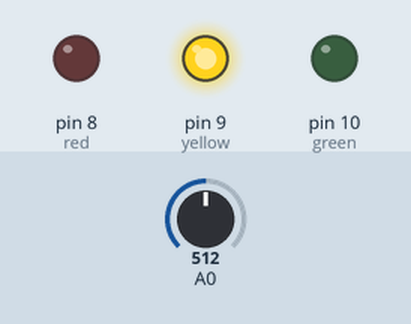
Simulated run of this program. Board: Arduino Uno, built with avr-gcc and run on an emulated ATmega328P. Shown: output pins drawn as LEDs (lit = HIGH). The test bench sets the inputs (shaded band); at power-on: A0 = 512.

Above: at 1.2 s.
1.3 s: A0 set to 315
2.8 s: A0 set to 301
At 3.5 s:
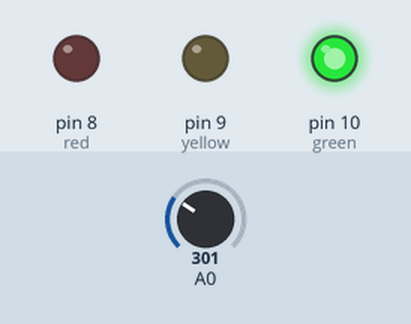
4.3 s: A0 set to 900
At 4.6 s:
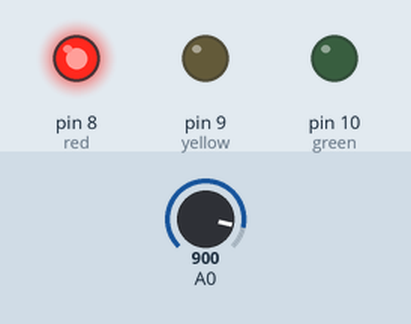
5.8 s: A0 set to 828
7.3 s: A0 set to 804
At 8.1 s:
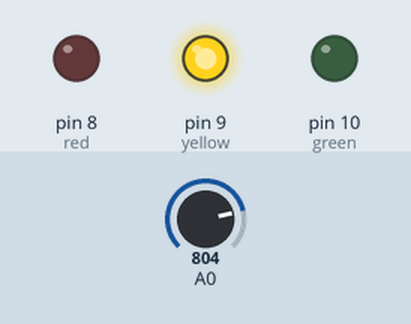
8.8 s: A0 set to 1023
At 9.3 s:
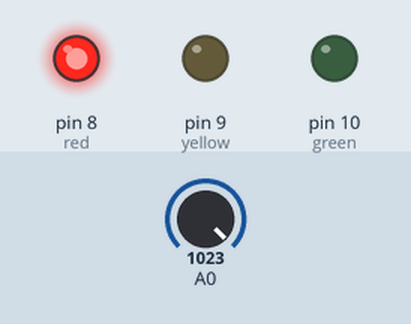
Timing chart, 0 to 11.3 s (numbered marks = the images above; inputs shaded):
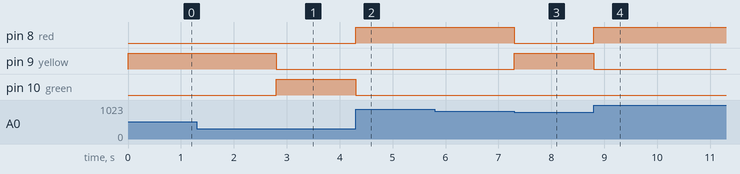

Measured:
- the behaviour switches between 308 and 307 on A0 (found by bisection; images 0 and 1)
- the behaviour switches between 820 and 819 on A0 (found by bisection; images 2 and 3)
- after the input at 1.3 s, every drawn part: stays the same
- after the input at 2.8 s, pin 9 (yellow): HIGH → LOW at once; pin 10 (green): LOW → HIGH at once
- after the input at 4.3 s, pin 8 (red): LOW → HIGH at once; pin 10 (green): HIGH → LOW at once
- after the input at 5.8 s, every drawn part: stays the same
- after the input at 7.3 s, pin 8 (red): HIGH → LOW at once; pin 9 (yellow): LOW → HIGH at once
- after the input at 8.8 s, pin 8 (red): LOW → HIGH at once; pin 9 (yellow): HIGH → LOW at once

The program:

main.cpp
```cpp
#include <Arduino.h>

int green = 10;
int yellow = 9;
int red = 8;
float v_r;
float v1 = (1024. / 5.)*1.5;
float v2 = (1024. / 5.)*4;

void setup() {
  // put your setup code here, to run once:
  Serial.begin(115200);
  pinMode(A0, INPUT);
  pinMode(green, OUTPUT);
  pinMode(yellow, OUTPUT);
  pinMode(red, OUTPUT);
}

void loop() {
  // put your main code here, to run repeatedly:
  v_r = analogRead(A0);

  if(v_r < v1)
  {
    digitalWrite(green, HIGH);
    digitalWrite(yellow, LOW);
    digitalWrite(red, LOW);
  }
  else if(v_r > v1 && v_r < v2)
  {
    digitalWrite(yellow, HIGH);
    digitalWrite(green, LOW);
    digitalWrite(red, LOW);
  }
  else if(v_r > v2)
  {
    digitalWrite(red, HIGH);
    digitalWrite(green, LOW);
    digitalWrite(yellow, LOW);
  }

}
```
